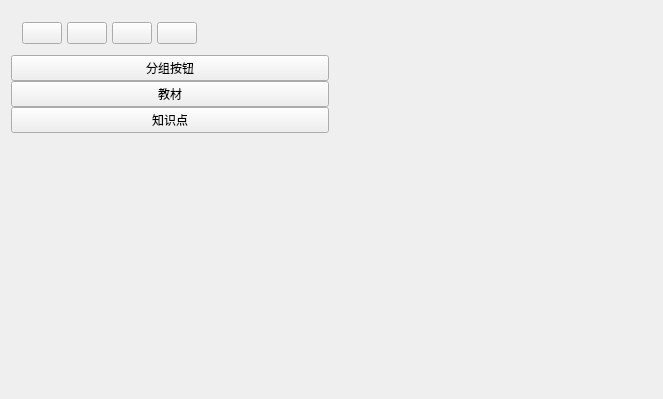
<?xml version="1.0" encoding="UTF-8"?>
<ui version="4.0">
 <class>CentralWidget2</class>
 <widget class="QWidget" name="CentralWidget2">
  <property name="geometry">
   <rect>
    <x>0</x>
    <y>0</y>
    <width>663</width>
    <height>399</height>
   </rect>
  </property>
  <property name="windowTitle">
   <string>道格拉斯•狗</string>
  </property>
  <property name="styleSheet">
   <string notr="true"/>
  </property>
  <layout class="QGridLayout" name="gridLayout">
   <item row="0" column="0">
    <widget class="QWidget" name="sideBarWidget" native="true">
     <property name="class" stdset="0">
      <string>SideBarWidget</string>
     </property>
     <layout class="QVBoxLayout" name="verticalLayout">
      <property name="spacing">
       <number>0</number>
      </property>
      <property name="leftMargin">
       <number>0</number>
      </property>
      <property name="topMargin">
       <number>0</number>
      </property>
      <property name="rightMargin">
       <number>0</number>
      </property>
      <property name="bottomMargin">
       <number>0</number>
      </property>
      <item>
       <widget class="QWidget" name="titleBar" native="true">
        <layout class="QGridLayout" name="gridLayout_2">
         <property name="horizontalSpacing">
          <number>5</number>
         </property>
         <property name="verticalSpacing">
          <number>0</number>
         </property>
         <item row="0" column="4">
          <widget class="QPushButton" name="maxButton">
           <property name="text">
            <string/>
           </property>
          </widget>
         </item>
         <item row="0" column="6">
          <spacer name="horizontalSpacer">
           <property name="orientation">
            <enum>Qt::Horizontal</enum>
           </property>
           <property name="sizeHint" stdset="0">
            <size>
             <width>40</width>
             <height>20</height>
            </size>
           </property>
          </spacer>
         </item>
         <item row="0" column="2">
          <widget class="QPushButton" name="restoreButton">
           <property name="text">
            <string/>
           </property>
          </widget>
         </item>
         <item row="0" column="0">
          <widget class="QPushButton" name="closeButton">
           <property name="text">
            <string/>
           </property>
          </widget>
         </item>
         <item row="0" column="1">
          <widget class="QPushButton" name="minButton">
           <property name="text">
            <string/>
           </property>
          </widget>
         </item>
        </layout>
       </widget>
      </item>
      <item>
       <widget class="QPushButton" name="groupButton1">
        <property name="text">
         <string>分组按钮</string>
        </property>
        <property name="flat">
         <bool>false</bool>
        </property>
        <property name="class" stdset="0">
         <string>GroupButton</string>
        </property>
        <property name="groupName" stdset="0">
         <string>one</string>
        </property>
       </widget>
      </item>
      <item>
       <widget class="QPushButton" name="itemButton1">
        <property name="text">
         <string>教材</string>
        </property>
        <property name="flat">
         <bool>false</bool>
        </property>
        <property name="class" stdset="0">
         <string>GroupItemButton</string>
        </property>
        <property name="groupName" stdset="0">
         <string>one</string>
        </property>
       </widget>
      </item>
      <item>
       <widget class="QPushButton" name="itemButton2">
        <property name="text">
         <string>知识点</string>
        </property>
        <property name="flat">
         <bool>false</bool>
        </property>
        <property name="class" stdset="0">
         <string>GroupItemButton</string>
        </property>
        <property name="groupName" stdset="0">
         <string>one</string>
        </property>
       </widget>
      </item>
      <item>
       <spacer name="verticalSpacer">
        <property name="orientation">
         <enum>Qt::Vertical</enum>
        </property>
        <property name="sizeHint" stdset="0">
         <size>
          <width>20</width>
          <height>40</height>
         </size>
        </property>
       </spacer>
      </item>
     </layout>
    </widget>
   </item>
   <item row="0" column="1">
    <widget class="QStackedWidget" name="contentStackedWidget">
     <property name="class" stdset="0">
      <string>ContentStackedWidget</string>
     </property>
     <widget class="QWidget" name="page"/>
     <widget class="QWidget" name="page_2"/>
    </widget>
   </item>
  </layout>
 </widget>
 <layoutdefault spacing="6" margin="11"/>
 <resources/>
 <connections/>
</ui>
